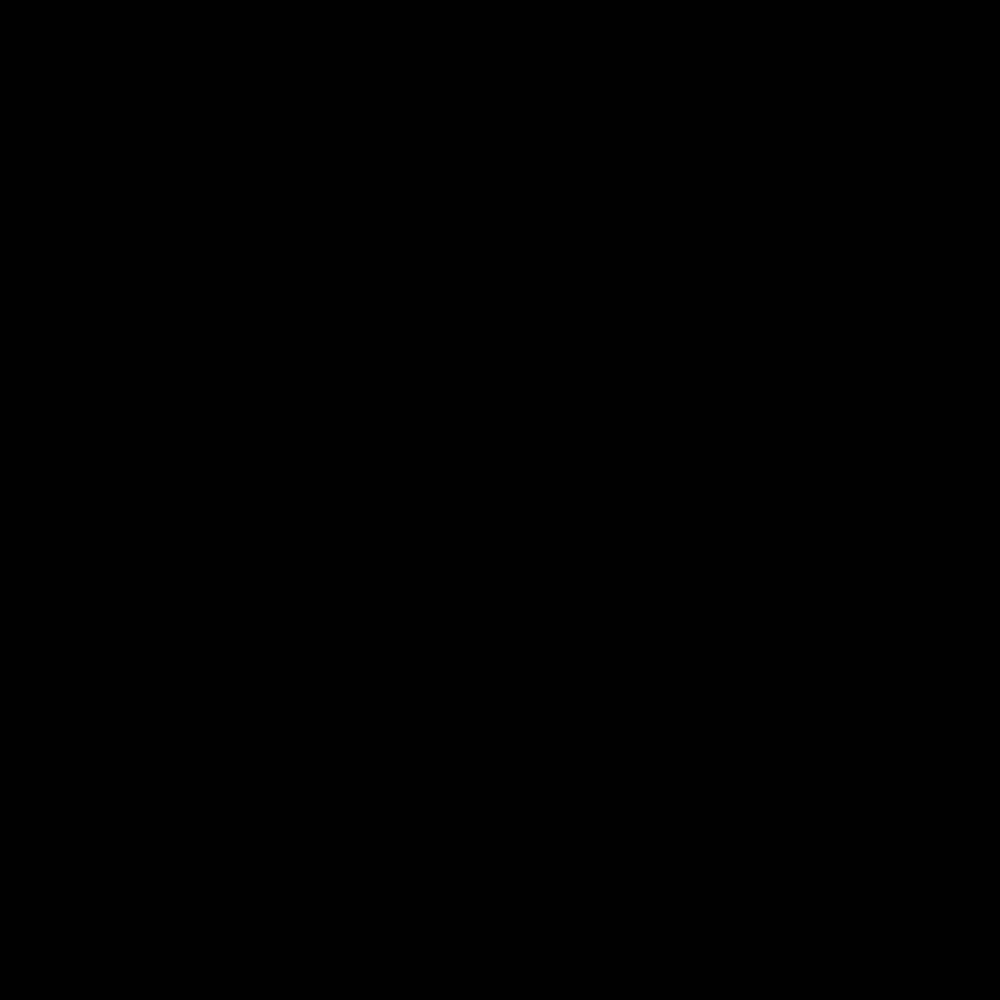
Frame 1 (no input)
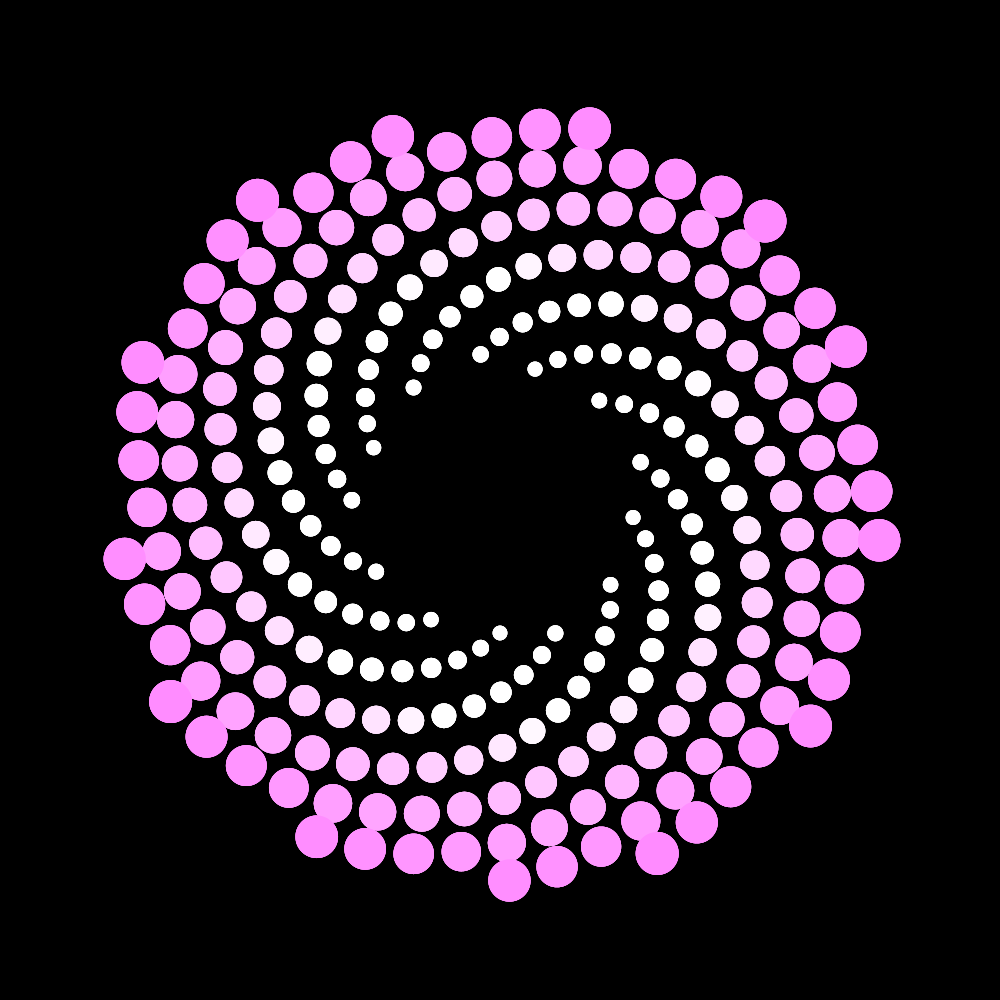
Frame 60 (the mouse pressed at the canvas centre just before this capture)
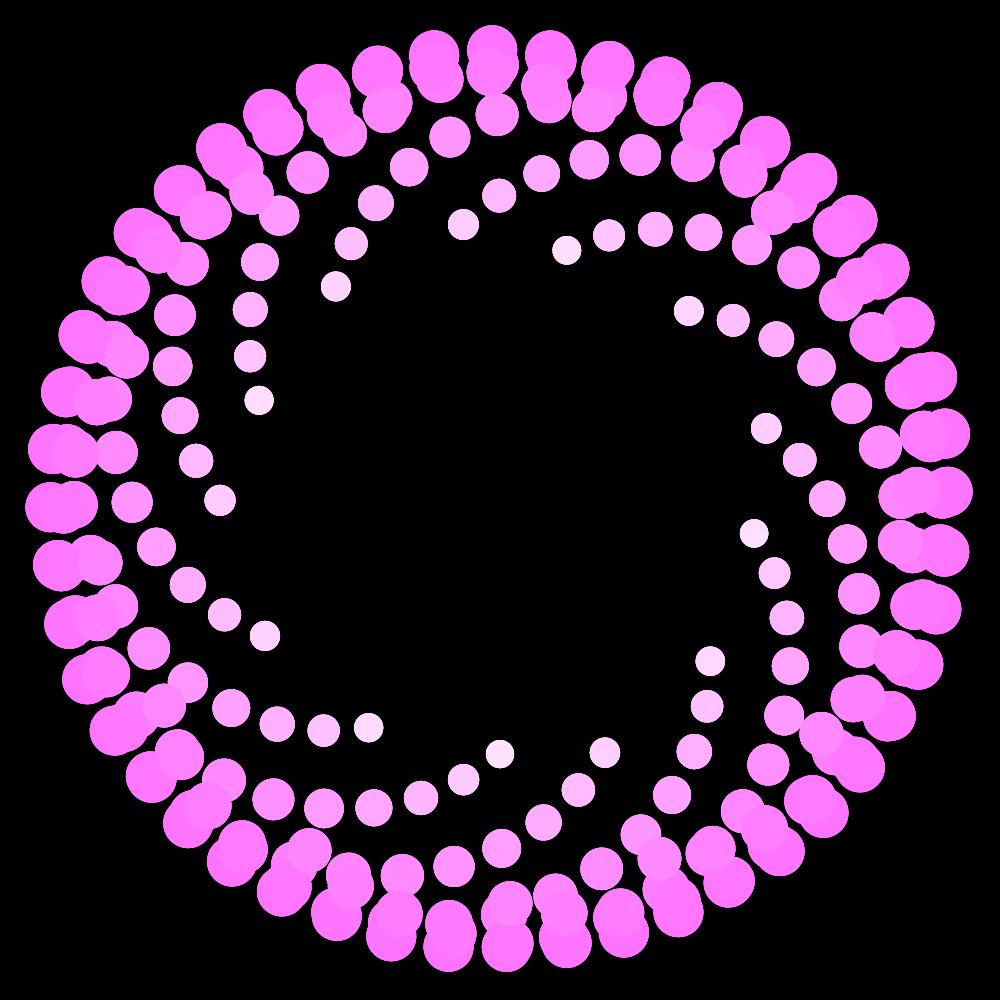
Frame 120 (the mouse held since frame 60 and released just before this capture)

The Processing sketch that drew these frames (run headless with seeded random() and noise(); from frame 60 on, the mouse is pressed at the canvas centre):

// Processing sketch: Double
// ── Double.pde
int xSpacing = 0;
int w;

float radius = 180;
float colorShift;
float shiftValue = 0.001;
float amplitude;
float theta = 0.0;
float period = 500.0;
float dx;
float[] yValues;
float rConst = 5;

void setup() {
 size(1000, 1000); 
 w = width;
 dx = (TWO_PI / period) * xSpacing;
 yValues = new float[250];
 amplitude = width / 4;
}

void draw() {
  background(0);
  pushMatrix();
  translate(width/2, height/2);
  calcWave();
  renderWave();
  dx += 0.00005;
  popMatrix();
  
  colorShift += shiftValue;
}

void calcWave() {
  theta += 0.005;
  
  float x = theta;
  for (int i = 0; i < yValues.length; i++) {
   yValues[i] = sin(x) * amplitude; 
   x += dx;
  }
}

void renderWave() {
  noStroke();
  for (int i = 0; i < 4; i++) {
    for (int x = 0; x < yValues.length; x++) {
     float angle = 360 * (float(x) / yValues.length); //+ theta * 10;
     //radians will change
     float cx = radius * sin(angle) * yValues[x]/100;
     float cy = radius * cos(angle) * yValues[x]/100;
     float r = yValues[x]/ rConst;
     
     fill(255, 255 / (dist(cx, cy, 0, 0)/amplitude) -25 + colorShift, 255, r * 15) ;
     ellipse(cx, cy , r, r);
     
  }
 
  }
  
}
